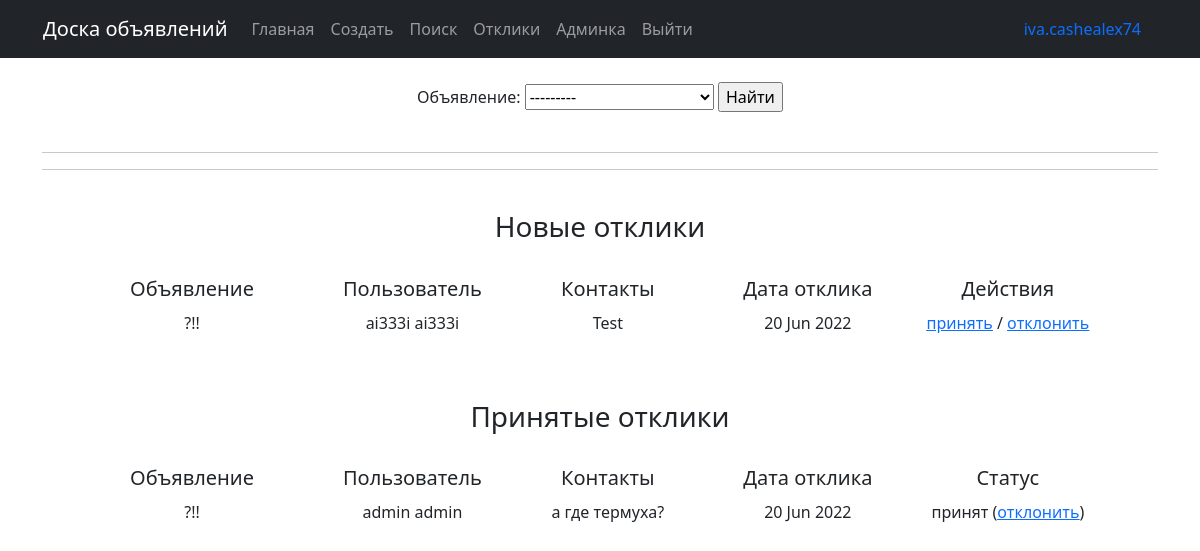
Page /response/ (signed in) on the committed database.
### main/models.py (models this page shows, shortened)
class Response(models.Model):
    note = models.ForeignKey(Note, on_delete=models.CASCADE, verbose_name='Объявление')
    user_response = models.ForeignKey(User, on_delete=models.CASCADE, verbose_name='Автор отклика')
    content = models.TextField(verbose_name='Контент отклика')
    datetime = models.DateTimeField(auto_now_add=True, verbose_name='Дата отклика')
    status_del = models.BooleanField(default=False, verbose_name='Статус отклика - отклонен')
    status_add = models.BooleanField(default=False, verbose_name='Статус отклика - принят')

class Note(models.Model):
    title = models.CharField(max_length=128, verbose_name='Название')
    content = RichTextUploadingField(verbose_name='Контент')
    datetime = models.DateTimeField(auto_now_add=True, verbose_name='Дата создания')
    user = models.ForeignKey(User, blank=True, null=True, on_delete=models.CASCADE, verbose_name='Пользователь')
    category = models.ForeignKey(Category, on_delete=models.CASCADE, verbose_name='Категория')
    def __str__(self):
        return f'{self.title}'

### main/views.py (the view)
# urls.py: path('response/', ProtectResponseList.as_view(), name='response'),
class ProtectResponseList(LoginRequiredMixin, ResponseList):
    permission_required = ('response',)

### main/views.py (called while the page is built)
    def get_queryset(self, **kwargs):
        user_id = self.request.user.id
        return Response.objects.filter(note__user=user_id).filter(status_del=False).filter(status_add=False)

    def get_context_data(self, **kwargs):
        context = super().get_context_data(**kwargs)
        user_id = self.request.user.id
        context['filter'] = ResponseFilter(self.request.GET, queryset=self.get_queryset())
        context['new_response'] = Response.objects. \
            filter(note__user=user_id).filter(status_del=False).filter(status_add=False)
        context['del_response'] = Response.objects.filter(note__user=user_id).filter(status_del=True)
        context['add_response'] = Response.objects.filter(note__user=user_id).filter(status_add=True)
        return context

### templates/user_response.html (shortened to what this page needs)
{% extends 'static/default.html' %}
{% block content %}
<br>
<form method="GET">
    {{ filter.form }}
    <input type="submit" value="Найти">
</form><br>
<hr>
<hr>
{% if new_response %}
<br><h3>Новые отклики</h3><br>
<table>
    <tr>
        <td width="300"><h5>Объявление</h5></td>
        <td width="100"><h5>Пользователь</h5></td>
        <td width="250"><h5>Контакты</h5></td>
        <td width="150"><h5>Дата отклика</h5></td>
        <td width="250"><h5>Действия</h5></td>
    </tr>
    {% for response in filter.qs %}
    <tr>
        <td><p align="center">{{ response.note }}</p></td>
        <td><p align="center">{{ response.user_response.first_name }} {{ response.user_response.last_name }}</p></td>
        <td><p align="center">{{ response.content }}</p></td>
        <td><p align="center">{{ response.datetime | date:"d M Y" }}</p></td>
        <td><p align="center"><a href="{% url 'accept' response.id %}"><u>принять</u></a> / <a href="{% url 'remove' response.id %}"><u>отклонить</u></a></p></td>
    </tr>
    {% endfor %}
</table><br>
{% endif %}
{% if add_response %}
<br><h3>Принятые отклики</h3><br>
<table>
    <tr>
        <td width="300"><h5>Объявление</h5></td>
        <td width="100"><h5>Пользователь</h5></td>
        <td width="250"><h5>Контакты</h5></td>
        <td width="150"><h5>Дата отклика</h5></td>
        <td width="250"><h5>Статус</h5></td>
    </tr>
    {% for response in add_response %}
    <tr>
        <td><p align="center">{{ response.note }}</p></td>
        <td><p align="center">{{ response.user_response.first_name }} {{ response.user_response.last_name }}</p></td>
        <td><p align="center">{{ response.content }}</p></td>
        <td><p align="center">{{ response.datetime | date:"d M Y" }}</p></td>
        <td><p align="center">принят (<a href="{% url 'remove' response.id %}"><u>отклонить</u></a>)</p></td>
    </tr>
    {% endfor %}
</table><br>
{% endif %}
{% endblock content %}

### templates/static/default.html (shortened to what this page needs)
<!DOCTYPE html>
<html lang="en">
{% load static %}
<head>
    <link href="{% static 'styles.css' %}" rel="stylesheet"/>
</head>
<body>
<nav class="navbar navbar-expand-lg navbar-dark bg-dark static-top">
    <div class="container">
        <table>
            <tr>
                <td width="800">
                    <div class="collapse navbar-collapse" id="navbarResponsive">
                        <ul class="navbar-nav ml-auto">
                            <a class="navbar-brand" href="{% url 'main' %}">Доска объявлений</a>
                            <li class="nav-item"><a class="nav-link" href="{% url 'main' %}">Главная</a></li>
                            {% if request.user.username %}
                            <li class="nav-item"><a class="nav-link" href="{% url 'create' %}">Создать</a></li>
                            {% endif %}
                            <li class="nav-item"><a class="nav-link" href="{% url 'search' %}">Поиск</a></li>
                            {% if request.user.username %}
                            <li class="nav-item"><a class="nav-link" href="{% url 'response' %}">Отклики</a></li>
                            <li class="nav-item"><a class="nav-link" href="http://127.0.0.1:8000/admin">Админка</a></li>
                            {% endif %}
                            {% if request.user.username %}
                            <li class="nav-item"><a class="nav-link" href="{% url 'logout' %}">Выйти</a></li>
                            {% endif %}
                        </ul>
                    </div>
                </td>
                <td width="400" align="right" valign="bottom">
                    <a class="nav-link" href="{% url 'profile' %}">{{request.user.username}}</a>
                </td>
            </tr>
        </table>
    </div>
</nav>
<div class="container">
    <div class="row">
        <div class="col-lg-12 text-center">
            {% block content %} {% endblock content %}
        </div>
    </div>
</div>
</body>
</html>

### rows in the picture
Response: note "?!!", user_response.first_name "ai333i", user_response.last_name "ai333i", content "Test", datetime "20 Jun 2022"
Response: note "?!!", user_response.first_name "admin", user_response.last_name "admin", content "а где термуха?", datetime "20 Jun 2022"

### other values in the picture
{{ request.user.username }} "iva.cashealex74"
